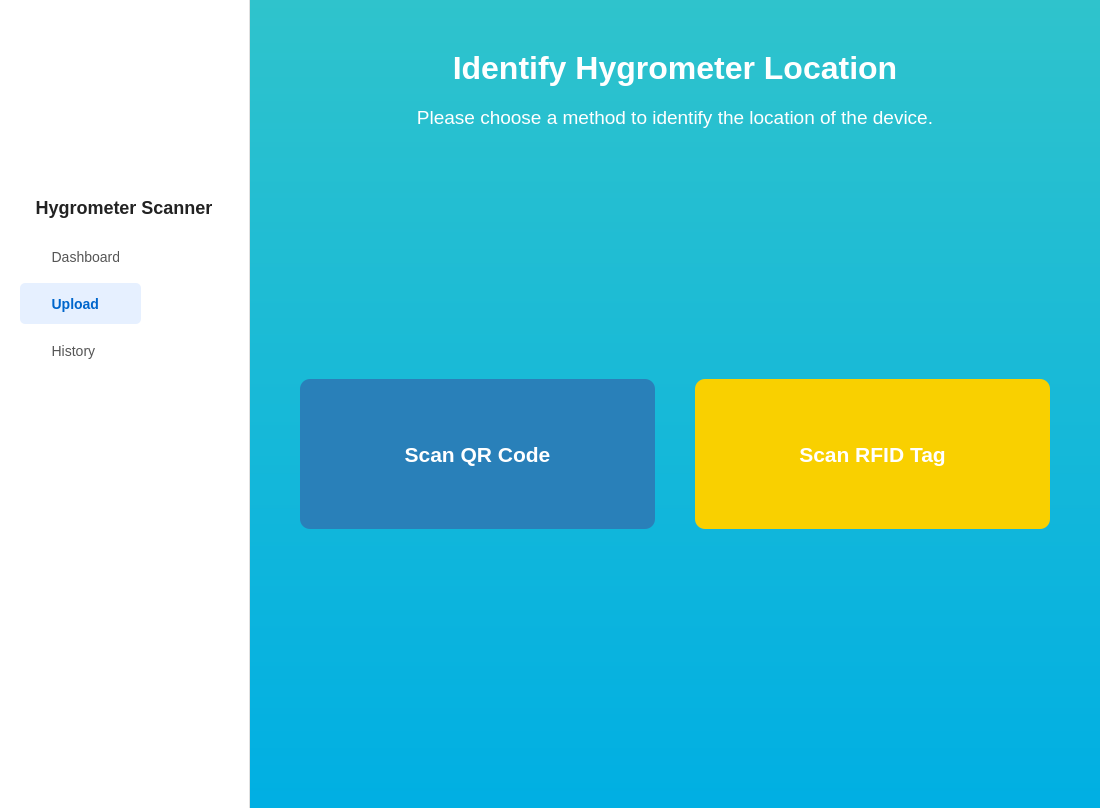
<?xml version="1.0" encoding="UTF-8"?>
<ui version="4.0">
 <class>MainWindow</class>
 <widget class="QMainWindow" name="MainWindow">
  <property name="geometry">
   <rect>
    <x>0</x>
    <y>0</y>
    <width>1100</width>
    <height>808</height>
   </rect>
  </property>
  <property name="windowTitle">
   <string>ROI Data Tracker</string>
  </property>
  <property name="styleSheet">
   <string notr="true">
    QMainWindow {
        background-color: #f5f7fa;
    }
    QLabel {
        color: #333;
    }
   </string>
  </property>
  <widget class="QWidget" name="centralwidget">
   <layout class="QHBoxLayout" name="horizontalLayout">
    <property name="spacing">
     <number>0</number>
    </property>
    <property name="leftMargin">
     <number>0</number>
    </property>
    <property name="topMargin">
     <number>0</number>
    </property>
    <property name="rightMargin">
     <number>0</number>
    </property>
    <property name="bottomMargin">
     <number>0</number>
    </property>
    <item>
     <widget class="QFrame" name="sidebar">
      <property name="minimumSize">
       <size>
        <width>250</width>
        <height>0</height>
       </size>
      </property>
      <property name="maximumSize">
       <size>
        <width>250</width>
        <height>16777215</height>
       </size>
      </property>
      <property name="styleSheet">
       <string notr="true">
        QFrame#sidebar {
            background-color: #ffffff;
            border-right: 1px solid #e0e0e0;
        }
        QPushButton {
            text-align: left;
            padding: 12px 20px;
            border: none;
            background-color: transparent;
            font-size: 14px;
            color: #555;
            border-radius: 5px;
        }
        QPushButton:hover {
            background-color: #f0f2f5;
            color: #333;
        }
        QPushButton:checked {
            background-color: #e6f0ff;
            color: #0066cc;
            font-weight: bold;
        }
        QLabel#label_brand {
             padding: 20px;
             font-size: 18px;
             font-weight: bold;
             color: #222;
        }
       </string>
      </property>
      <property name="frameShape">
       <enum>QFrame::NoFrame</enum>
      </property>
      <property name="frameShadow">
       <enum>QFrame::Plain</enum>
      </property>
      <widget class="QPushButton" name="btn_nav_dashboard">
       <property name="geometry">
        <rect>
         <x>20</x>
         <y>236</y>
         <width>119</width>
         <height>41</height>
        </rect>
       </property>
       <property name="text">
        <string>   Dashboard</string>
       </property>
       <property name="checkable">
        <bool>true</bool>
       </property>
       <property name="autoExclusive">
        <bool>true</bool>
       </property>
      </widget>
      <widget class="QPushButton" name="btn_nav_upload">
       <property name="geometry">
        <rect>
         <x>20</x>
         <y>283</y>
         <width>121</width>
         <height>41</height>
        </rect>
       </property>
       <property name="text">
        <string>   Upload</string>
       </property>
       <property name="checkable">
        <bool>true</bool>
       </property>
       <property name="checked">
        <bool>true</bool>
       </property>
       <property name="autoExclusive">
        <bool>true</bool>
       </property>
      </widget>
      <widget class="QPushButton" name="btn_nav_history">
       <property name="geometry">
        <rect>
         <x>20</x>
         <y>330</y>
         <width>121</width>
         <height>41</height>
        </rect>
       </property>
       <property name="text">
        <string>   History</string>
       </property>
       <property name="checkable">
        <bool>true</bool>
       </property>
       <property name="autoExclusive">
        <bool>true</bool>
       </property>
      </widget>
      <widget class="QLabel" name="label_brand">
       <property name="geometry">
        <rect>
         <x>10</x>
         <y>176</y>
         <width>228</width>
         <height>62</height>
        </rect>
       </property>
       <property name="font">
        <font>
         <pointsize>-1</pointsize>
         <weight>75</weight>
         <bold>true</bold>
        </font>
       </property>
       <property name="text">
        <string>Hygrometer Scanner</string>
       </property>
       <property name="alignment">
        <set>Qt::AlignCenter</set>
       </property>
      </widget>
      <widget class="QLabel" name="label_brand_3">
       <property name="geometry">
        <rect>
         <x>20</x>
         <y>70</y>
         <width>141</width>
         <height>37</height>
        </rect>
       </property>
       <property name="maximumSize">
        <size>
         <width>16777215</width>
         <height>61</height>
        </size>
       </property>
       <property name="text">
        <string/>
       </property>
       <property name="pixmap">
        <pixmap resource="plnip.qrc">:/newPrefix/Danantara_Indonesia_(no_SW).svg.png</pixmap>
       </property>
       <property name="scaledContents">
        <bool>true</bool>
       </property>
       <property name="alignment">
        <set>Qt::AlignCenter</set>
       </property>
       <property name="margin">
        <number>0</number>
       </property>
      </widget>
      <widget class="QLabel" name="label_brand_2">
       <property name="geometry">
        <rect>
         <x>10</x>
         <y>10</y>
         <width>175</width>
         <height>51</height>
        </rect>
       </property>
       <property name="sizePolicy">
        <sizepolicy hsizetype="Preferred" vsizetype="Preferred">
         <horstretch>0</horstretch>
         <verstretch>0</verstretch>
        </sizepolicy>
       </property>
       <property name="maximumSize">
        <size>
         <width>16777215</width>
         <height>76</height>
        </size>
       </property>
       <property name="text">
        <string/>
       </property>
       <property name="pixmap">
        <pixmap resource="plnip.qrc">:/newPrefix/Screenshot 2023-11-30 195942 (1).png</pixmap>
       </property>
       <property name="scaledContents">
        <bool>true</bool>
       </property>
       <property name="alignment">
        <set>Qt::AlignCenter</set>
       </property>
      </widget>
     </widget>
    </item>
    <item>
     <widget class="QStackedWidget" name="stackedWidget">
      <property name="currentIndex">
       <number>1</number>
      </property>
      <widget class="QWidget" name="page_dashboard">
       <layout class="QVBoxLayout" name="verticalLayout_2">
        <item>
         <widget class="QLabel" name="label_2">
          <property name="font">
           <font>
            <pointsize>16</pointsize>
           </font>
          </property>
          <property name="text">
           <string>Dashboard (Placeholder - Switch to Upload)</string>
          </property>
          <property name="alignment">
           <set>Qt::AlignCenter</set>
          </property>
         </widget>
        </item>
       </layout>
      </widget>
      <widget class="QWidget" name="page_location">
       <property name="styleSheet">
        <string notr="true">background-color: qlineargradient(spread:pad, x1:0, y1:0, x3:1, y2:1, stop:0 #2FC3CC, stop:1 #00AFE3);</string>
       </property>
       <layout class="QVBoxLayout" name="verticalLayout_location">
        <property name="spacing">
         <number>20</number>
        </property>
        <property name="leftMargin">
         <number>50</number>
        </property>
        <property name="topMargin">
         <number>50</number>
        </property>
        <property name="rightMargin">
         <number>50</number>
        </property>
        <property name="bottomMargin">
         <number>50</number>
        </property>
        <item>
         <widget class="QLabel" name="label_title">
          <property name="font">
           <font>
            <pointsize>24</pointsize>
            <weight>75</weight>
            <bold>true</bold>
           </font>
          </property>
          <property name="styleSheet">
           <string notr="true">background-color: transparent;
color: rgb(255, 255, 255);</string>
          </property>
          <property name="text">
           <string>Identify Hygrometer Location</string>
          </property>
          <property name="alignment">
           <set>Qt::AlignCenter</set>
          </property>
         </widget>
        </item>
        <item>
         <widget class="QLabel" name="label_instruction">
          <property name="font">
           <font>
            <pointsize>14</pointsize>
           </font>
          </property>
          <property name="styleSheet">
           <string notr="true">background-color: transparent;
color: rgb(255, 255, 255);</string>
          </property>
          <property name="text">
           <string>Please choose a method to identify the location of the device.</string>
          </property>
          <property name="alignment">
           <set>Qt::AlignCenter</set>
          </property>
          <property name="wordWrap">
           <bool>true</bool>
          </property>
         </widget>
        </item>
        <item>
         <spacer name="verticalSpacer_top">
          <property name="orientation">
           <enum>Qt::Vertical</enum>
          </property>
          <property name="sizeHint" stdset="0">
           <size>
            <width>20</width>
            <height>40</height>
           </size>
          </property>
         </spacer>
        </item>
        <item>
         <layout class="QHBoxLayout" name="horizontalLayout_buttons">
          <property name="spacing">
           <number>40</number>
          </property>
          <item>
           <widget class="QPushButton" name="btn_scan_qr">
            <property name="minimumSize">
             <size>
              <width>200</width>
              <height>150</height>
             </size>
            </property>
            <property name="font">
             <font>
              <pointsize>16</pointsize>
              <weight>75</weight>
              <bold>true</bold>
             </font>
            </property>
            <property name="cursor">
             <cursorShape>PointingHandCursor</cursorShape>
            </property>
            <property name="styleSheet">
             <string notr="true">QPushButton { background-color: #2980b9; color: white; border-radius: 10px; } QPushButton:hover { background-color: rgb(33, 103, 147); }</string>
            </property>
            <property name="text">
             <string>Scan QR Code</string>
            </property>
           </widget>
          </item>
          <item>
           <widget class="QPushButton" name="btn_scan_rfid">
            <property name="minimumSize">
             <size>
              <width>200</width>
              <height>150</height>
             </size>
            </property>
            <property name="font">
             <font>
              <pointsize>16</pointsize>
              <weight>75</weight>
              <bold>true</bold>
             </font>
            </property>
            <property name="cursor">
             <cursorShape>PointingHandCursor</cursorShape>
            </property>
            <property name="styleSheet">
             <string notr="true">QPushButton { background-color: rgb(249, 208, 0); color: white; border-radius: 10px; } QPushButton:hover { background-color: rgb(232, 193, 0); }</string>
            </property>
            <property name="text">
             <string>Scan RFID Tag</string>
            </property>
           </widget>
          </item>
         </layout>
        </item>
        <item>
         <spacer name="verticalSpacer_bottom">
          <property name="orientation">
           <enum>Qt::Vertical</enum>
          </property>
          <property name="sizeHint" stdset="0">
           <size>
            <width>20</width>
            <height>40</height>
           </size>
          </property>
         </spacer>
        </item>
       </layout>
      </widget>
      <widget class="QWidget" name="page_upload">
       <layout class="QVBoxLayout" name="verticalLayout_3">
        <property name="leftMargin">
         <number>40</number>
        </property>
        <property name="topMargin">
         <number>40</number>
        </property>
        <property name="rightMargin">
         <number>40</number>
        </property>
        <property name="bottomMargin">
         <number>40</number>
        </property>
        <item>
         <widget class="QLabel" name="label_header">
          <property name="font">
           <font>
            <family>Arial</family>
            <pointsize>24</pointsize>
            <weight>75</weight>
            <bold>true</bold>
           </font>
          </property>
          <property name="text">
           <string>Upload and Review</string>
          </property>
         </widget>
        </item>
        <item>
         <widget class="QLabel" name="label_desc">
          <property name="font">
           <font>
            <pointsize>11</pointsize>
           </font>
          </property>
          <property name="styleSheet">
           <string notr="true">color: #666;</string>
          </property>
          <property name="text">
           <string>Drag and drop your hygrometer photo here, or click to select a file.</string>
          </property>
          <property name="wordWrap">
           <bool>true</bool>
          </property>
         </widget>
        </item>
        <item>
         <widget class="QFrame" name="frame_dropzone">
          <property name="minimumSize">
           <size>
            <width>0</width>
            <height>150</height>
           </size>
          </property>
          <property name="styleSheet">
           <string notr="true">
                QFrame#frame_dropzone {
                    border: 2px dashed #b0c4de;
                    border-radius: 10px;
                    background-color: #fafdff;
                }
           </string>
          </property>
          <property name="frameShape">
           <enum>QFrame::StyledPanel</enum>
          </property>
          <property name="frameShadow">
           <enum>QFrame::Raised</enum>
          </property>
          <layout class="QVBoxLayout" name="verticalLayout_4">
           <item>
            <widget class="QLabel" name="label_drop_icon">
             <property name="font">
              <font>
               <pointsize>32</pointsize>
              </font>
             </property>
             <property name="text">
              <string>📷</string>
             </property>
             <property name="alignment">
              <set>Qt::AlignCenter</set>
             </property>
            </widget>
           </item>
           <item>
            <widget class="QLabel" name="label_drop_text">
             <property name="font">
              <font>
               <weight>75</weight>
               <bold>true</bold>
              </font>
             </property>
             <property name="text">
              <string>Drag and drop your photo here</string>
             </property>
             <property name="alignment">
              <set>Qt::AlignCenter</set>
             </property>
            </widget>
           </item>
           <item>
            <layout class="QHBoxLayout" name="horizontalLayout_btn">
             <item>
              <spacer name="horizontalSpacer_btn1">
               <property name="orientation">
                <enum>Qt::Horizontal</enum>
               </property>
               <property name="sizeHint" stdset="0">
                <size>
                 <width>0</width>
                 <height>0</height>
                </size>
               </property>
              </spacer>
             </item>
             <item>
              <widget class="QPushButton" name="btn_select_photo">
               <property name="cursor">
                <cursorShape>PointingHandCursor</cursorShape>
               </property>
               <property name="styleSheet">
                <string notr="true">
                        QPushButton {
                            background-color: #e0e4e8;
                            border: none;
                            padding: 8px 16px;
                            border-radius: 4px;
                            font-weight: bold;
                            color: #333;
                        }
                        QPushButton:hover {
                            background-color: #d0d4d8;
                        }
                      </string>
               </property>
               <property name="text">
                <string>Select Photo</string>
               </property>
              </widget>
             </item>
             <item>
              <spacer name="horizontalSpacer_btn2">
               <property name="orientation">
                <enum>Qt::Horizontal</enum>
               </property>
               <property name="sizeHint" stdset="0">
                <size>
                 <width>0</width>
                 <height>0</height>
                </size>
               </property>
              </spacer>
             </item>
            </layout>
           </item>
          </layout>
         </widget>
        </item>
        <item>
         <spacer name="verticalSpacer_2">
          <property name="orientation">
           <enum>Qt::Vertical</enum>
          </property>
          <property name="sizeType">
           <enum>QSizePolicy::Fixed</enum>
          </property>
          <property name="sizeHint" stdset="0">
           <size>
            <width>20</width>
            <height>20</height>
           </size>
          </property>
         </spacer>
        </item>
        <item>
         <widget class="QLabel" name="label_review">
          <property name="font">
           <font>
            <pointsize>12</pointsize>
            <weight>75</weight>
            <bold>true</bold>
           </font>
          </property>
          <property name="text">
           <string>Review and Confirm</string>
          </property>
         </widget>
        </item>
        <item>
         <widget class="QFrame" name="frame_review">
          <property name="styleSheet">
           <string notr="true">
            QFrame#frame_review {
                background-color: white;
                border-radius: 8px;
                border: 1px solid #e0e0e0;
            }
           </string>
          </property>
          <property name="frameShape">
           <enum>QFrame::StyledPanel</enum>
          </property>
          <property name="frameShadow">
           <enum>QFrame::Raised</enum>
          </property>
          <layout class="QVBoxLayout" name="verticalLayout_5">
           <item>
            <widget class="QScrollArea" name="image_scroll_area">
             <property name="minimumSize">
              <size>
               <width>0</width>
               <height>300</height>
              </size>
             </property>
             <property name="styleSheet">
              <string notr="true">border: none;</string>
             </property>
             <property name="widgetResizable">
              <bool>true</bool>
             </property>
             <widget class="QWidget" name="scrollAreaWidgetContents">
              <property name="geometry">
               <rect>
                <x>0</x>
                <y>0</y>
                <width>135</width>
                <height>283</height>
               </rect>
              </property>
              <layout class="QHBoxLayout" name="horizontalLayout_2">
               <item>
                <widget class="QLabel" name="lbl_image_preview">
                 <property name="styleSheet">
                  <string notr="true">color: #aaa;</string>
                 </property>
                 <property name="text">
                  <string>Preview will appear here</string>
                 </property>
                 <property name="alignment">
                  <set>Qt::AlignCenter</set>
                 </property>
                </widget>
               </item>
              </layout>
             </widget>
            </widget>
           </item>
           <item>
            <layout class="QGridLayout" name="gridLayout_results">
             <property name="horizontalSpacing">
              <number>20</number>
             </property>
             <item row="0" column="0">
              <widget class="QLabel" name="label_5">
               <property name="styleSheet">
                <string notr="true">font-weight: bold; color: #444;</string>
               </property>
               <property name="text">
                <string>Temperature (°C)</string>
               </property>
              </widget>
             </item>
             <item row="0" column="1">
              <widget class="QLabel" name="label_6">
               <property name="styleSheet">
                <string notr="true">font-weight: bold; color: #444;</string>
               </property>
               <property name="text">
                <string>Humidity (%)</string>
               </property>
              </widget>
             </item>
             <item row="1" column="0">
              <widget class="QLineEdit" name="input_temp">
               <property name="minimumSize">
                <size>
                 <width>0</width>
                 <height>40</height>
                </size>
               </property>
               <property name="styleSheet">
                <string notr="true">
                    QLineEdit {
                        border: 1px solid #d0d0d0;
                        border-radius: 4px;
                        padding: 5px;
                        font-size: 16px;
                    }
                </string>
               </property>
              </widget>
             </item>
             <item row="1" column="1">
              <widget class="QLineEdit" name="input_humidity">
               <property name="minimumSize">
                <size>
                 <width>0</width>
                 <height>40</height>
                </size>
               </property>
               <property name="styleSheet">
                <string notr="true">
                    QLineEdit {
                        border: 1px solid #d0d0d0;
                        border-radius: 4px;
                        padding: 5px;
                        font-size: 16px;
                    }
                </string>
               </property>
              </widget>
             </item>
            </layout>
           </item>
           <item>
            <widget class="QLabel" name="lbl_status">
             <property name="styleSheet">
              <string>color: #888;</string>
             </property>
             <property name="text">
              <string>Ready</string>
             </property>
            </widget>
           </item>
          </layout>
         </widget>
        </item>
        <item>
         <layout class="QHBoxLayout" name="horizontalLayout_3">
          <item>
           <spacer name="horizontalSpacer">
            <property name="orientation">
             <enum>Qt::Horizontal</enum>
            </property>
            <property name="sizeHint" stdset="0">
             <size>
              <width>40</width>
              <height>20</height>
             </size>
            </property>
           </spacer>
          </item>
          <item>
           <widget class="QPushButton" name="btn_confirm">
            <property name="minimumSize">
             <size>
              <width>150</width>
              <height>40</height>
             </size>
            </property>
            <property name="styleSheet">
             <string notr="true">
                QPushButton {
                    background-color: #007bff;
                    color: white;
                    border-radius: 4px;
                    font-weight: bold;
                    border: none;
                }
                QPushButton:hover {
                    background-color: #0069d9;
                }
             </string>
            </property>
            <property name="text">
             <string>Confirm &amp; Save</string>
            </property>
           </widget>
          </item>
         </layout>
        </item>
       </layout>
      </widget>
     </widget>
    </item>
   </layout>
  </widget>
 </widget>
 <resources>
  <include location="plnip.qrc"/>
 </resources>
 <connections/>
</ui>
